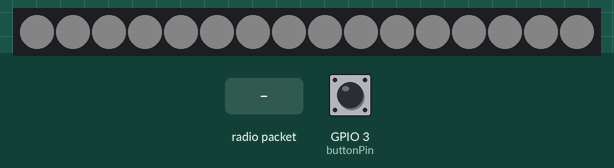
This sketch was run on a simulated ESP32. Parts: 16 RGB LEDs in strip order, left to right. The test bench sets the inputs (shaded band); at power-on: GPIO 3 (buttonPin) HIGH. Dim RGB values are drawn brighter than linear; what the sketch prints to the serial monitor is not drawn.

Above: at 3.6 s.
3.7 s: GPIO 3 (buttonPin) pulled LOW for 0.15 s
At 3.93 s:
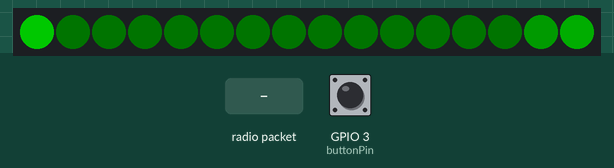
4.4 s: radio packet "0" arrives
At 5.1 s:
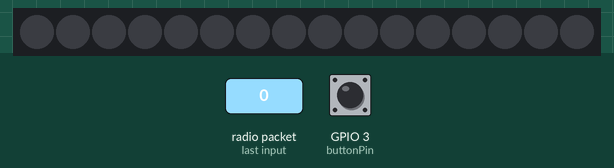
5.9 s: GPIO 3 (buttonPin) pulled LOW for 1 s
At 6.12 s:
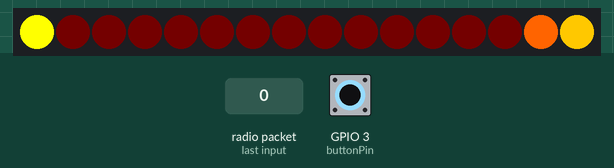
7.5 s: GPIO 3 (buttonPin) pulled LOW for 0.15 s
At 7.77 s:
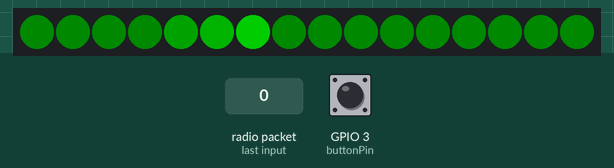
8.2 s: radio packet "2" arrives
At 9.4 s:
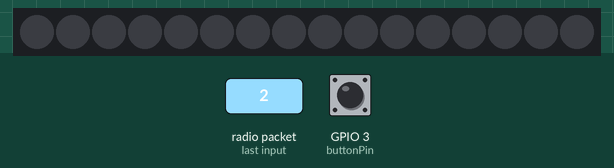
Timing chart, 0 to 10.7 s (numbered marks = the images above; inputs shaded):
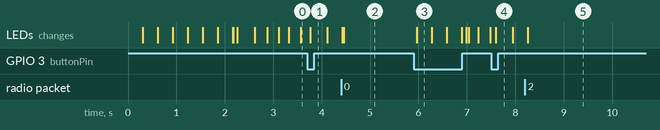

The sketch:

button.ino
```cpp
// This is the main code for the button module

// Pushes on the button control audio playback on the hub module
// By sending the button ID or a stop signal to the hub via ESP-NOW.
// The LED ring on the button indicates the current state of the audio playback.

// The button can be in the following states:
// BOOT: animation to indicate that the button is ready [goes to IDLE after timer]
// IDLE: waiting for a button press (slow breathing animation) [goes to PLAYING after button press]
// PLAYING: the audio is playing [goes to MANUAL_STOP on button press / goes to AUTOMATIC_STOP after audio length has passed]
// MANUAL_STOP: the audio is stopped manually [goes to IDLE after timer]
// AUTOMATIC_STOP:after the audio length has passed [goes to IDLE after timer]

// Libraries
#include <esp_now.h>
#include <WiFi.h>
#include "esp_wifi.h"
#include <Adafruit_NeoPixel.h>

// SETTINGS
int button_ID = 1;

// ESP-NEW identification of hub
uint8_t hub_mac[] = { 0x48, 0x27, 0xE2, 0xE7, 0x1B, 0xF4 };
int stopCode = 0;

// pins
const int buttonPin = 3;
const int ledPin = 2;
const int N_LEDs = 16;

// LED settings and variables
int brightness = 0;
unsigned long lastFadeTime = 0;
unsigned long previousMillis_led;
float breathAngle = 0;

// configure neopixel strip
Adafruit_NeoPixel strip = Adafruit_NeoPixel(N_LEDs, ledPin, NEO_GRBW + NEO_KHZ800);

// variables to audio length in milliseconds
volatile unsigned long AudioLength = 10000;
volatile bool newAudioData = false;
unsigned long startTime = 0;

// buttonPush tracking
bool canBepushed = false;

// states
enum ButtonState {
  BOOT,
  IDLE,
  WAIT_FOR_AUDIO_LENGTH,
  PLAYING,
  MANUAL_STOP,
  AUTOMATIC_STOP,
  OVERLAP_STOP
};
ButtonState currentState = BOOT;
ButtonState previousState = IDLE;

// Function to handle incoming data (store audio length in AudioLength)
// This function is called when data is received from the hub (like an interrupt handler)
void OnDataRecv(const esp_now_recv_info_t *recv_info, const uint8_t *data, int len) {
  if (len < 1) return;
  uint8_t msgType = data[0];

  if (msgType == 0x02) {
    Serial.println("🛑 Received 'stop' command from hub");
    Serial.println();
    Serial.println("⬅️ Another button took over.");
    Serial.println("🔁 Switching to OVERLAP_STOP.");
    currentState = OVERLAP_STOP;
  }

  else if (msgType == 0x01 && len == 1 + sizeof(unsigned long)) {
    unsigned long received = 0;
    memcpy(&received, data + 1, sizeof(unsigned long));
    if (received >= 500 && received <= 5 * 60 * 1000) {
      AudioLength = received;
      newAudioData = true;
      Serial.printf("📥 Received valid audio length: %lu ms\n", AudioLength);
      Serial.println();
    } else {
      Serial.printf("🚫 Ignored suspicious audio length: %lu\n", received);
      Serial.println();
    }
  }

  else {
    Serial.println("Unknown message type");

    if (currentState == WAIT_FOR_AUDIO_LENGTH || currentState == PLAYING) {
      AudioLength = 0;
      newAudioData = true;
    }
  }
}

void setup() {
  // initialize serial
  Serial.begin(115200);

  // initialize ESP-NOW
  WiFi.mode(WIFI_STA);
  WiFi.disconnect();
  delay(100);
  esp_wifi_set_channel(1, WIFI_SECOND_CHAN_NONE);
  esp_wifi_set_max_tx_power(78);  // 19.5 dBm
  if (esp_now_init() != ESP_OK) {
    Serial.println("Error initializing ESP-NOW");
    while (true) delay(1000);
  }

  // Initialize ESP-NOW to send data
  esp_now_peer_info_t peerInfo = {};
  memcpy(peerInfo.peer_addr, hub_mac, 6);
  peerInfo.channel = 0;
  peerInfo.encrypt = false;
  if (!esp_now_is_peer_exist(hub_mac)) {
    if (esp_now_add_peer(&peerInfo) != ESP_OK) {
      Serial.println("Failed to add peer");
      return;
    }
  }

  // Initialize ESP-NOW to receive data
  esp_now_register_recv_cb(OnDataRecv);

  // Set pinmode for button and LED
  pinMode(buttonPin, INPUT_PULLUP);
  pinMode(ledPin, OUTPUT);

  // initiate neopixel strip
  strip.begin();
  strip.show();  // Initialize all pixels to 'off'

  Serial.print("✅ Button sender ready. ");
  Serial.print("Button [[");
  Serial.print(button_ID);
  Serial.println("]] at your service!");
  Serial.println();
}

void boot_sequence() {
  led_boot();

  if (previousState != BOOT) {
    // start timer
    startTime = millis();
    Serial.println("🔁 Entering BOOT mode ...");
    previousState = BOOT;
  }

  // change state after 2 seconds
  if (millis() - startTime >= 2000) {
    currentState = IDLE;
  }
}

void idle_sequence(bool buttonPushed) {
  if (previousState != IDLE) {
    // debounce
    delay(10);
    Serial.println();
    Serial.println("🔁 Entering IDLE mode ...");
    Serial.println();
    previousState = IDLE;
  }
  digitalWrite(ledPin, HIGH);
  if (buttonPushed == HIGH) {
    delay(10);
    canBepushed = true;
  }
  if (buttonPushed == LOW && canBepushed) {
    delay(10);
    currentState = WAIT_FOR_AUDIO_LENGTH;
    Serial.println("🔘 Button pressed.");
    canBepushed = false;
  }

  led_idle();
}

void wait_for_audio_length_sequence() {

  led_wait_for_audio_length();

  static bool sent = false;

  if (!sent) {
    delay(10);  // debounce
    esp_err_t result = esp_now_send(hub_mac, (uint8_t *)&button_ID, sizeof(button_ID));
    if (result == ESP_OK) {
      Serial.printf("➡️ Sent button ID: %d\n", button_ID);
    } else {
      Serial.printf("❌ Send error: %d\n", result);
    }
    sent = true;
    startTime = millis();  // start timeout
  }

  // If new audio data received
  if (newAudioData) {
    newAudioData = false;
    sent = false;
    currentState = PLAYING;
  }

  // Timeout fallback
  if (millis() - startTime >= 2000) {
    Serial.println("❌ Timeout waiting for audio length! Defaulting to 10s...");
    AudioLength = 10000;
    newAudioData = false;
    sent = false;
    currentState = PLAYING;
  }
}

void playing_sequence(int buttonPushed) {

  led_playing();

  // only once
  static bool started = false;

  if (!started) {
    startTime = millis();
    previousState = PLAYING;
    started = true;
  }

  digitalWrite(ledPin, HIGH);

  // Manual stop
  if (buttonPushed == HIGH) {
    canBepushed = true;
  }
  if (buttonPushed == LOW && canBepushed) {
    currentState = MANUAL_STOP;
    Serial.println();
    Serial.println("🔘 Button pressed, changing to MANUAL_STOP state...");
    digitalWrite(ledPin, LOW);
    canBepushed = false;
    started = false;
    return;
  }

  // Automatic stop
  if (millis() - startTime >= AudioLength && AudioLength != 0) {
    currentState = AUTOMATIC_STOP;
    Serial.println();
    Serial.println("🛑 Audio finished playing, changing to AUTOMATIC_STOP state...");
    started = false;
  }


}

void manual_stop_sequence() {

  if (previousState != MANUAL_STOP) {
    esp_err_t result = esp_now_send(hub_mac, (uint8_t *)&stopCode, sizeof(stopCode));
    if (result == ESP_OK) {
      Serial.printf("➡️ Sent stop code: %d\n", stopCode);
    } else {
      Serial.printf("❌ Send error: %d\n", result);
    }
    startTime = millis();
    previousState = MANUAL_STOP;
  }

  led_manual_stop();

  // change state after 1 second
  if (millis() - startTime >= 1000) {
    currentState = IDLE;
  }
}

void automatic_stop_sequence() {

  if (previousState != AUTOMATIC_STOP) {
    esp_err_t result = esp_now_send(hub_mac, (uint8_t *)&stopCode, sizeof(stopCode));
    if (result == ESP_OK) {
      Serial.printf("➡️ Sent stop code: %d\n", stopCode);
    } else {
      Serial.printf("❌ Send error: %d\n", result);
    }
    startTime = millis();
    previousState = AUTOMATIC_STOP;
  }

  led_automatic_stop();
  // change state after 1 second
  if (millis() - startTime >= 1000) {
    currentState = IDLE;
  }
}

void overlap_stop_sequence() {

  if (previousState != OVERLAP_STOP) {
    startTime = millis();
    previousState = OVERLAP_STOP;
    Serial.println("🔁 Entering OVERLAP_STOP state ...");
  }

  led_overlap_stop();

  // change state after 1 seond
  if (millis() - startTime >= 1000) {
    // ✅ Reset critical flags to ensure fresh state
    AudioLength = 10000;  // or some neutral default value
    newAudioData = false;
    canBepushed = false;
    previousState = OVERLAP_STOP;
    currentState = IDLE;
  }
}

void loop() {

  int buttonPushed = digitalRead(buttonPin);
  delay(20);

  switch (currentState) {
    case BOOT:
      boot_sequence();
      break;

    case IDLE:
      idle_sequence(buttonPushed);
      break;

    case WAIT_FOR_AUDIO_LENGTH:
      wait_for_audio_length_sequence();
      break;

    case PLAYING:
      playing_sequence(buttonPushed);
      break;

    case MANUAL_STOP:
      manual_stop_sequence();
      break;

    case AUTOMATIC_STOP:
      automatic_stop_sequence();
      break;

    case OVERLAP_STOP:
      overlap_stop_sequence();
      break;
  }

  delay(10);
}

void led_boot() {
  static unsigned long lastUpdate = 0;
  static int startHue = 0;

  const unsigned long updateInterval = 20;  // Controls speed
  const int hueStep = 3;                    // Controls swirl speed
  const int brightnessLimit = 30;           // Max brightness (0–255)

  unsigned long now = millis();
  if (now - lastUpdate >= updateInterval) {
    lastUpdate = now;

    for (int i = 0; i < N_LEDs; i++) {
      int hue = (startHue + (i * 256 / N_LEDs)) % 256;
      uint32_t color = strip.gamma32(strip.ColorHSV(hue * 256));  // 16-bit HSV to RGB with gamma correction

      // Scale brightness down
      uint8_t r = (uint8_t)((uint32_t)(color >> 16) & 0xFF) * brightnessLimit / 255;
      uint8_t g = (uint8_t)((uint32_t)(color >> 8) & 0xFF) * brightnessLimit / 255;
      uint8_t b = (uint8_t)((uint32_t)color & 0xFF) * brightnessLimit / 255;

      strip.setPixelColor(i, r, g, b);
    }

    strip.show();
    startHue = (startHue + hueStep) % 256;
  }
}

void led_idle() {
  static unsigned long lastUpdate = 0;
  static float angle = 0.0;

  const float maxBrightness = 0.05;  // 5% of full brightness
  const float gamma = 2.8;
  const float breathingSpeed = 0.02;        // Smaller = slower breathing
  const unsigned long updateInterval = 15;  // ms between updates

  unsigned long now = millis();
  if (now - lastUpdate >= updateInterval) {
    lastUpdate = now;

    float raw = (sin(angle) + 1.0) / 2.0;  // 0.0 to 1.0
    float adjusted = pow(raw, gamma);      // gamma correction
    int brightness = adjusted * 255 * maxBrightness;

    for (int i = 0; i < N_LEDs; i++) {
      strip.setPixelColor(i, strip.Color(brightness, brightness, brightness));  // breathing white
    }
    strip.show();

    angle += breathingSpeed;
    if (angle >= TWO_PI) angle -= TWO_PI;
  }
}

void led_wait_for_audio_length() {
  static unsigned long lastUpdate = 0;
  static float angle = 0.0;
  static int dotIndex = 0;

  const float pulseSpeed = 0.05;
  const float maxPulseBrightness = 0.05;
  const float tailFade = 0.5;
  const unsigned long updateInterval = 20;

  unsigned long now = millis();
  if (now - lastUpdate >= updateInterval) {
    lastUpdate = now;

    // Pulsating base brightness
    float pulse = (sin(angle) + 1.0) / 2.0;
    float pulseCorrected = pow(pulse, 2.8);
    int baseBrightness = pulseCorrected * 255 * maxPulseBrightness;

    // Draw base ring
    for (int i = 0; i < N_LEDs; i++) {
      strip.setPixelColor(i, strip.Color(0, baseBrightness, 0));
    }

    // Rotating brighter dot with tail
    for (int t = 0; t < 3; t++) {
      int index = (dotIndex - t + N_LEDs) % N_LEDs;
      float tailFactor = pow(tailFade, t);
      int tailBrightness = baseBrightness + (100 * tailFactor);
      if (tailBrightness > 255) tailBrightness = 255;
      strip.setPixelColor(index, strip.Color(0, tailBrightness, 0));
    }

    strip.show();

    dotIndex = (dotIndex + 1) % N_LEDs;
    angle += pulseSpeed;
    if (angle >= TWO_PI) angle -= TWO_PI;
  }
}

void led_playing() {
  unsigned long elapsed = millis() - startTime;
  float progress = fmin((float)elapsed / AudioLength, 1.0);
  int ledsToLight = (1.0 - progress) * N_LEDs;

  for (int i = 0; i < N_LEDs; i++) {
    if (i < ledsToLight) {
      // Solid blue color at full brightness
      strip.setPixelColor(i, strip.Color(0, 0, 50));
    } else {
      strip.setPixelColor(i, 0);  // turn off
    }
  }

  strip.show();
}


// Helper to set pulsating rotating dot with tail in any color
void led_pulsating_tail(uint8_t rBase, uint8_t gBase, uint8_t bBase) {
  static unsigned long lastUpdate = 0;
  static int dotIndex = 0;
  static float breathAngle = 0;

  const unsigned long updateInterval = 20;
  const float pulseSpeed = 0.05;
  const float maxPulseBrightness = 0.05;
  const float tailFade = 0.5;  // brightness reduction factor per tail LED
  const int tailLength = 3;

  unsigned long now = millis();
  if (now - lastUpdate >= updateInterval) {
    lastUpdate = now;

    // Base pulsating brightness (0 to 1)
    float pulse = (sin(breathAngle) + 1.0) / 2.0;
    float pulseCorrected = pow(pulse, 2.8);
    float baseBrightnessFactor = pulseCorrected * maxPulseBrightness;

    // Draw base ring with pulsating brightness
    for (int i = 0; i < N_LEDs; i++) {
      uint8_t r = rBase * baseBrightnessFactor;
      uint8_t g = gBase * baseBrightnessFactor;
      uint8_t b = bBase * baseBrightnessFactor;
      strip.setPixelColor(i, r, g, b);
    }

    // Draw brighter rotating dot and tail
    for (int t = 0; t < tailLength; t++) {
      int idx = (dotIndex - t + N_LEDs) % N_LEDs;
      float tailBrightnessFactor = pow(tailFade, t);
      // Brighter dot and fading tail, capped at 255
      uint8_t r = min(255, (int)(rBase * 4 * tailBrightnessFactor));
      uint8_t g = min(255, (int)(gBase * 4 * tailBrightnessFactor));
      uint8_t b = min(255, (int)(bBase * 4 * tailBrightnessFactor));
      strip.setPixelColor(idx, r, g, b);
    }

    strip.show();

    dotIndex = (dotIndex + 1) % N_LEDs;
    breathAngle += pulseSpeed;
    if (breathAngle >= TWO_PI) breathAngle -= TWO_PI;
  }
}

void led_manual_stop() {
  // Orange color base (R, G, B)
  led_pulsating_tail(255, 100, 0);
}

void led_automatic_stop() {
  // Blue color base
  led_pulsating_tail(0, 0, 255);
}

void led_overlap_stop() {
  // White color base
  led_pulsating_tail(255, 255, 255);
}
```

Measured:
- after the input at 3.7 s, the LEDs: change after 0.06 s (image 1)
- after the input at 4.4 s, the LEDs: first differ from a run without the input after 0.05 s (image 2)
- after the input at 5.9 s, the LEDs: change after 0.07 s (image 3)
- after the input at 7.5 s, the LEDs: change after 0.10 s (image 4)
- after the input at 8.2 s, the LEDs: change after 0.06 s (image 5)
